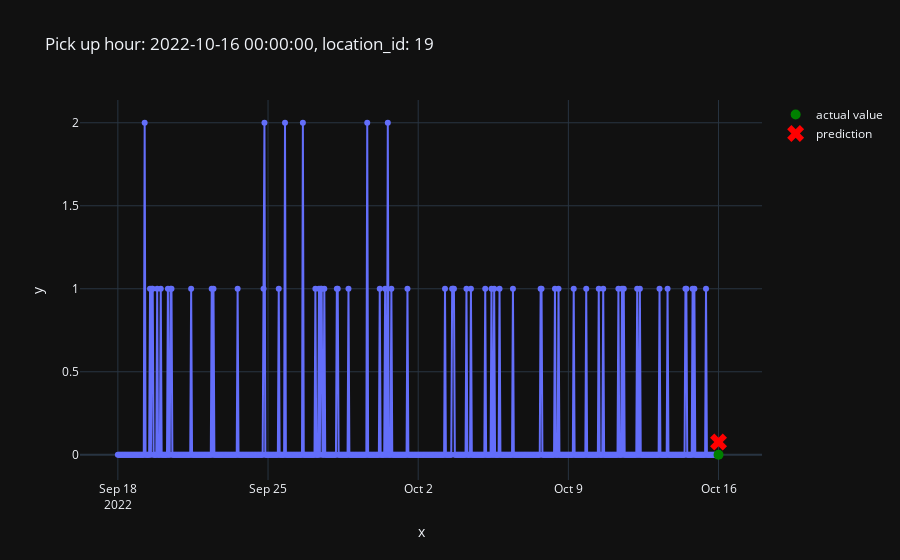

The notebook cell this image was saved under:
### Code cell
plot_one_sample(
    example_id=3989,
    features=X_test,
    targets=y_test,
    predictions=pd.Series(predictions)
)

### Figure 1 — Plotly figure (JSON) as saved in the notebook; plotly's stock layout.template omitted (floating-point values rounded to 4 significant figures; data arrays with more than 128 entries replaced by an {"elided": "..."} marker saying what was removed)
{"data": [{"hovertemplate": "x=%{x}<br>y=%{y}<extra></extra>", "legendgroup": "", "line": {"color": "#636efa", "dash": "solid"}, "marker": {"symbol": "circle"}, "mode": "lines+markers", "name": "", "orientation": "v", "showlegend": false, "type": "scatter", "x": {"elided": "673 str values"}, "xaxis": "x", "y": {"elided": "673 int values"}, "yaxis": "y"}, {"line": {"color": "green"}, "marker": {"size": 10}, "mode": "markers", "name": "actual value", "type": "scatter", "x": ["2022-10-16T00:00:00"], "y": [0]}, {"line": {"color": "red"}, "marker": {"size": 15, "symbol": "x"}, "mode": "markers", "name": "prediction", "type": "scatter", "x": ["2022-10-16T00:00:00"], "y": [0.07737]}], "layout": {"legend": {"tracegroupgap": 0}, "title": {"text": "Pick up hour: 2022-10-16 00:00:00, location_id: 19"}, "xaxis": {"anchor": "y", "domain": [0, 1], "title": {"text": "x"}}, "yaxis": {"anchor": "x", "domain": [0, 1], "title": {"text": "y"}}}}
